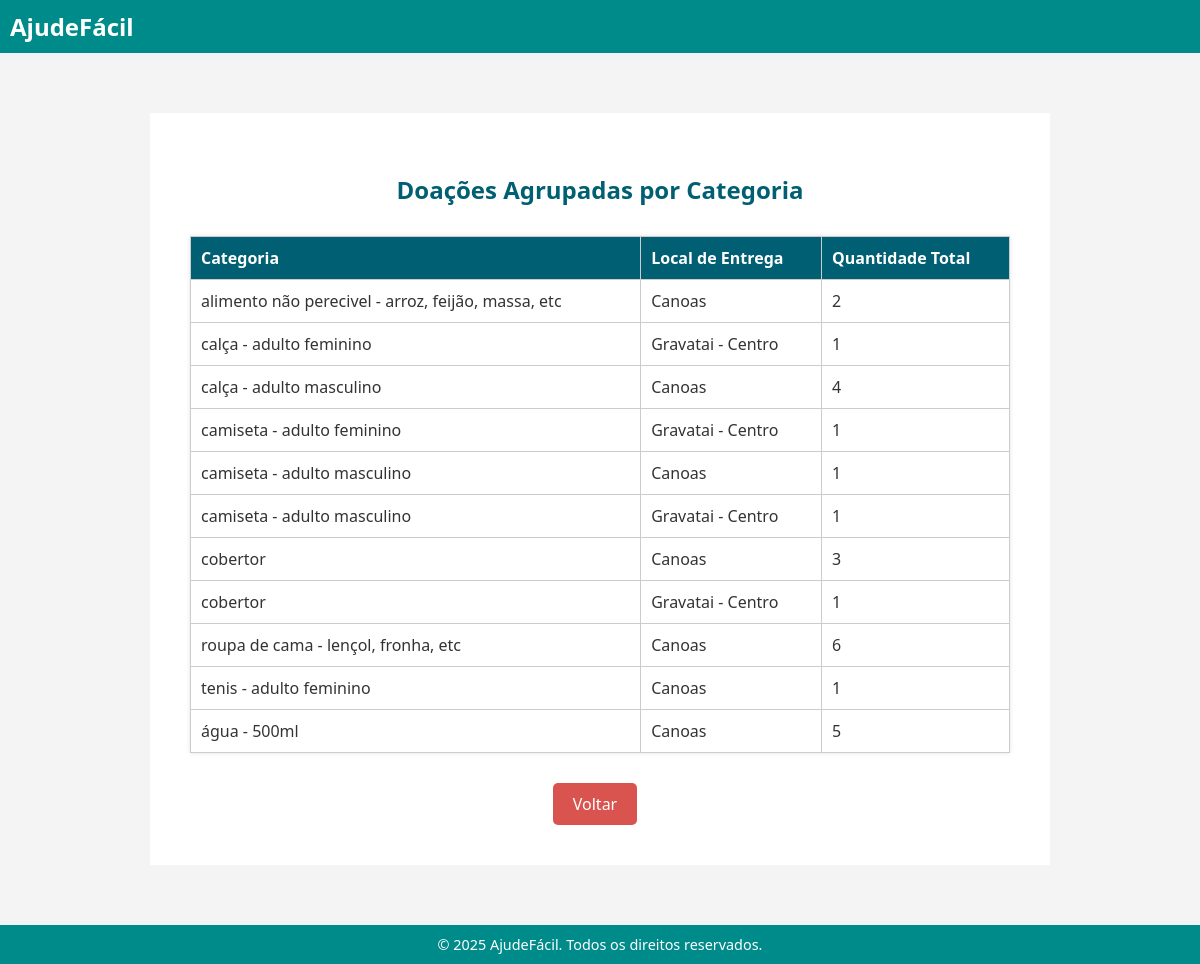
The page /listar_doacoes/ (signed in) on the database its author committed.
### doacoes/models.py (models this page shows, shortened)
class LocalEntrega(models.Model):
    nome = models.CharField(max_length=100)

class Categoria(models.Model):
    nome = models.CharField("Nome da categoria", max_length=100, unique=True)
    class Meta:
        verbose_name = "Categoria"
        verbose_name_plural = "Categorias"

### doacoes/views.py (the view)
# urls.py: path('listar_doacoes/', views.listar_doacoes, name='listar_doacoes'),
@login_required
def listar_doacoes(request):
    doacoes_agrupadas = (
        Doacao.objects
        .filter(status='pendente')
        .values('categoria__nome', 'local_entrega__nome')
        .annotate(total_quantidade=Sum('quantidade'))
        .order_by('categoria__nome')
    )
    context = {'doacoes_agrupadas': doacoes_agrupadas}
    return render(request, 'doacoes/lista_doacoes.html', context)

### doacoes/templates/doacoes/lista_doacoes.html
{% extends 'base.html' %}
{% block content %}
<main class="container" style="max-width: 900px; margin: 40px auto;">
  <h2 style="text-align: center; margin-bottom: 30px;">Doações Agrupadas por Categoria</h2>
  <table style="width: 100%; border-collapse: collapse; box-shadow: 0 0 5px rgba(0,0,0,0.1);">
    <thead>
      <tr style="background-color:#005f73; color:white;">
        <th style="padding: 10px; border: 1px solid #ccc;">Categoria</th>
        <th style="padding: 10px; border: 1px solid #ccc;">Local de Entrega</th>
        <th style="padding: 10px; border: 1px solid #ccc;">Quantidade Total</th>
      </tr>
    </thead>
    <tbody>
      {% for item in doacoes_agrupadas %}
      <tr>
        <td style="padding: 10px; border: 1px solid #ccc;">{{ item.categoria__nome }}</td>
        <td style="padding: 10px; border: 1px solid #ccc;">{{ item.local_entrega__nome }}</td>
        <td style="padding: 10px; border: 1px solid #ccc;">{{ item.total_quantidade }}</td>
      </tr>
      {% empty %}
      <tr>
        <td colspan="3" style="padding: 10px; text-align: center;">Nenhuma doação disponível.</td>
      </tr>
      {% endfor %}
    </tbody>
  </table>
  <div style="margin-top: 30px; text-align: center;">
    <a href="{% url 'home_voluntario' %}" class="botao" style="background-color: #d9534f; color: white; padding: 10px 20px; border-radius: 5px; text-decoration: none;">
      Voltar
    </a>
  </div>
</main>
{% endblock %}

### doacoes/static/css/estilo.css (style rules this page uses)
body { font-family: 'Segoe UI', Tahoma, Geneva, Verdana, sans-serif; background-color: #f4f4f4; color: #333; margin: 0; padding: 0; height: 100vh; display: flex; flex-direction: column; }
.container { max-width: 800px; margin: auto; background: #fff; padding: 30px; border-radius: 12px; box-shadow: 0 2px 10px rgba(0, 0, 0, 0.1); }
h2 { text-align: center; margin-bottom: 25px; color: #005f73; }
a { color: #0a9396; text-decoration: none; }
table { width: 100%; border-collapse: collapse; margin-top: 20px; }
table, th, td { border: 1px solid #ccc; }
th, td { padding: 12px; text-align: left; }
main.container { flex: 1; padding: 40px; width: 100%; max-width: 100%; box-sizing: border-box; background: #fff; }
.botao { display: inline-block; padding: 10px 16px; background-color: #0a9396; color: white; text-decoration: none; border-radius: 6px; margin-right: 10px; }
.container { width: 100%; margin: 0; padding: 30px; background: #fff; border-radius: 0; box-shadow: none; }

### rows shown on the page
LocalEntrega: categoria__nome "alimento não perecivel - arroz, feijão, massa, etc", local_entrega__nome "Canoas", total_quantidade "2"
LocalEntrega: categoria__nome "calça - adulto feminino", local_entrega__nome "Gravatai - Centro", total_quantidade "1", categoria__nome "camiseta - adulto feminino", categoria__nome "cobertor"
Categoria: categoria__nome "camiseta - adulto masculino", local_entrega__nome "Canoas", total_quantidade "1"

### other values the page prints
{{ item.categoria__nome }} "calça - adulto masculino" "camiseta - adulto masculino" "cobertor" "roupa de cama - lençol, fronha, etc" "tenis - adulto feminino" "água - 500ml"
{{ item.local_entrega__nome }} "Canoas" "Gravatai - Centro" "Canoas" "Canoas" "Canoas" "Canoas"
{{ item.total_quantidade }} "4" "1" "3" "6" "1" "5"
